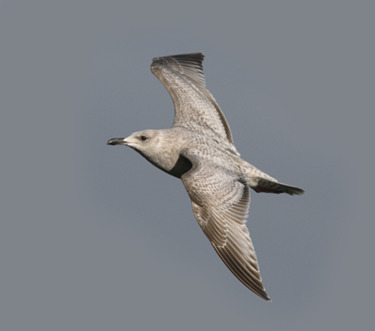
#> input picture 2021csm1002_cv_assignment01/images/1.jpg, 375 x 331 px; its folder holds only this picture in this run
$ python Task2.py
#> lines starting #> are read from the running program, lines starting #| are printed output that depends on the picture; long printed decimals are rounded
#> in task2, image is the input picture: shape (331, 375, 3); mean R, G, B 127.6, 131.2, 136.5
from skimage import io
from skimage.color import rgb2gray
from skimage import io
from skimage.color import rgb2gray
from skimage import data
from skimage.transform import rescale, resize, downscale_local_mean
import matplotlib.pyplot as plt
import numpy as np
import os
from os import listdir
import cv2

def my_convolve_pad(img, gaussian_filter_2d):
    gaussian_2d_out = []
    filter_size = gaussian_filter_2d.shape[0]
    k = int((filter_size - 1)/2)
    pad_img = np.pad(img, (k, ), 'constant',
                     constant_values=(0, 0))
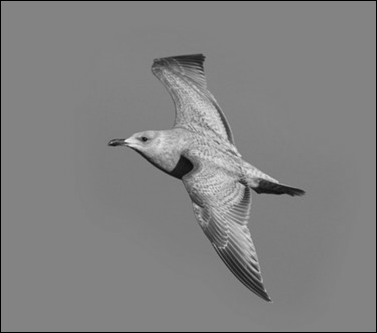
#> pad_img: shape (333, 377) float64; min 0, max 242.9, mean 129.4

    # print(pad_img.shape)
    for i in range(k, pad_img.shape[0]-k):
        temp = []
        for j in range(k, pad_img.shape[1]-k):
            mat = pad_img[i-k:i+k+1, j-k:j+k+1]
            temp.append(np.sum(gaussian_filter_2d * mat))
        gaussian_2d_out.append(temp)
#> after the loop, gaussian_2d_out = 331 items
    return np.array(gaussian_2d_out)
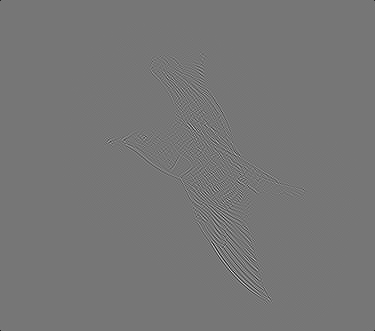
#> returned value: shape (331, 375) float64; min -176.7, max 203, mean 0; drawn with min black and max white

def BlurOrNot(grayImage,threshold=120):

    grayImage = grayImage*255
    Lx = np.array([[-1, 2, -1], [2, -4, 2], [-1, 2, -1]],np.float32)
    # Lx = np.array([[0, 1, 0], [1, -4, 1], [0, 1, 0]],np.float32)
    # blur = laplace(grayImage,ksize=3)
    blur = my_convolve_pad(grayImage,Lx)
    score = np.var(blur)
#> score = 142.8
    return blur,score,score < threshold


input_path = "./images/"

def load_data(input_path):
    imgs=[]
    for images in os.listdir(input_path):

        # check if the image ends with png or jpg or jpeg
        if (images.endswith(".png") or images.endswith(".jpg")\
            or images.endswith(".jpeg") or images.endswith(".bmp")):
            imgs.append(images)

    return imgs


def task2():
    images = load_data(input_path)
    print(images)
    scores=[]
    isblurs=[]
    for img in images:
        image = io.imread(input_path+img)
        grayImage = rgb2gray(image)
        # [17 lines of commented-out code are left out]
        blur,score,isBlur = BlurOrNot(grayImage)
#> score = 142.8; isBlur = False
        scores.append(score/255)
        isblurs.append(isBlur)

    mini = min(scores)
#> mini = 0.56
    maxi = max(scores)
#> maxi = 0.56
    print('scores',scores)
#| scores [0.5601]
    print("max",maxi)
#| max 0.5601
    print("min",mini)
#| min 0.5601

    probalilities=[]
    size = len(scores)
#> size = 1
    # for s in scores:
    for i in range(size):
        # if isblurs[i] == False:
        prob = ( scores[i] - mini )/ (maxi-mini)
        # else:
            # prob = ( scores[i] - mini )/ (maxi-mini)
        probalilities.append(prob)
#> this loop made 1 pass
#> prob on pass 1: nan
#> after the loop, probalilities = [nan]

    print('probablities',probalilities)
#| probablities [nan]


    # fig, axarr = plt.subplots(3, 3, figsize=(20, 15))

    for i in range(size):
        image = io.imread(input_path+images[i])
        plt.imshow(image)
        plt.figtext(0, 0, "Image Blur :" + str(isblurs[i]) + "score : " + str(score) + " Normalized_score : " + str(probalilities[i]) , fontsize = 10,bbox={"facecolor":"orange", "alpha":0.5})
        plt.show()


task2()
# [22 lines of commented-out code are left out]

$ run again, on 2021csm1002_cv_assignment01/images/6.jpg
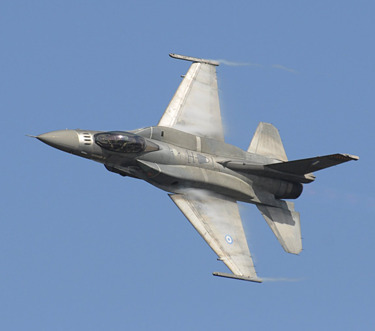
#> input picture 2021csm1002_cv_assignment01/images/6.jpg, 375 x 331 px
#> in task2, image is the input picture: shape (331, 375, 3); mean R, G, B 119.8, 145, 180.2
#> in my_convolve_pad, `pad_img = np.pad(img, (k, ), 'constant', constant_values=(0, 0))`:
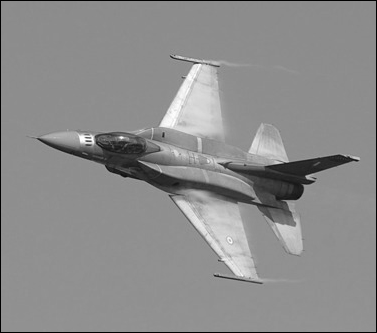
#> pad_img: shape (333, 377) float64; min 0, max 255, mean 140.6
#> after the loop in my_convolve_pad, `for i in range(k, pad_img.shape[0]-k):`: gaussian_2d_out = 331 items
#> in my_convolve_pad, `return np.array(gaussian_2d_out)`:
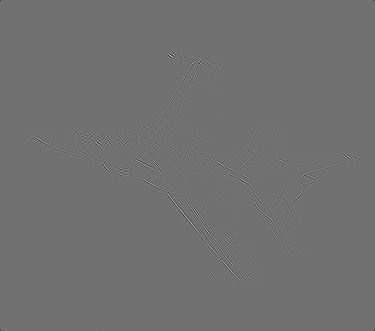
#> returned value: shape (331, 375) float64; min -186.5, max 235, mean 0; drawn with min black and max white
#> in BlurOrNot, `score = np.var(blur)`: score = 118.8
#> in task2, `blur,score,isBlur = BlurOrNot(grayImage)`: isBlur = True
#> mini = 0.466
#| scores [0.466]
#| max 0.466
#| min 0.466
#> size = 1
#> the loop in task2, `for i in range(size):` made 1 pass
#> prob on pass 1: nan
#> after the loop in task2, `for i in range(size):`: probalilities = [nan]
#| probablities [nan]

$ run again, on 2021csm1002_cv_assignment01/images/2.jpg
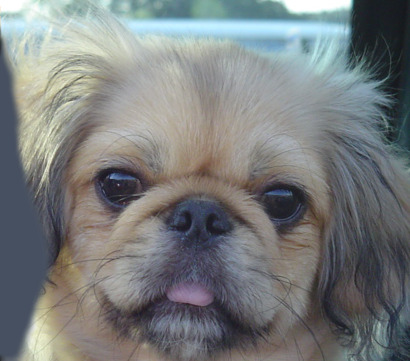
#> input picture 2021csm1002_cv_assignment01/images/2.jpg, 410 x 361 px
#> in task2, image is the input picture: shape (361, 410, 3); mean R, G, B 121.2, 124.5, 125
#> in my_convolve_pad, `pad_img = np.pad(img, (k, ), 'constant', constant_values=(0, 0))`:
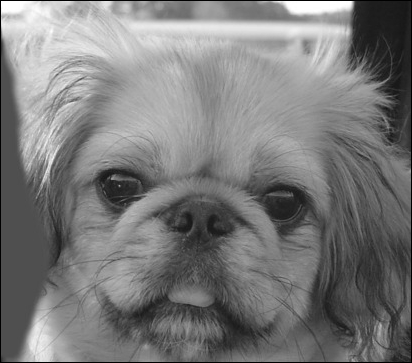
#> pad_img: shape (363, 412) float64; min 0, max 255, mean 122.5
#> after the loop in my_convolve_pad, `for i in range(k, pad_img.shape[0]-k):`: gaussian_2d_out = 361 items
#> in my_convolve_pad, `return np.array(gaussian_2d_out)`:
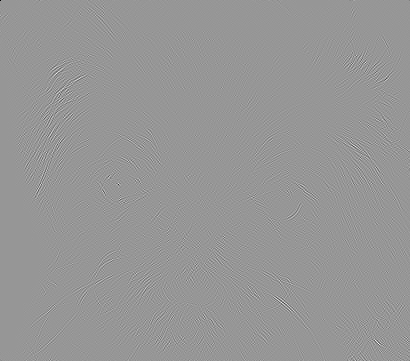
#> returned value: shape (361, 410) float64; min -255, max 176.1, mean 0; drawn with min black and max white
#> in BlurOrNot, `score = np.var(blur)`: score = 177.4
#> in task2, `blur,score,isBlur = BlurOrNot(grayImage)`: isBlur = False
#> mini = 0.696
#| scores [0.6958]
#| max 0.6958
#| min 0.6958
#> size = 1
#> the loop in task2, `for i in range(size):` made 1 pass
#> prob on pass 1: nan
#> after the loop in task2, `for i in range(size):`: probalilities = [nan]
#| probablities [nan]

$ run again, on 2021csm1002_cv_assignment01/images/4.jpg
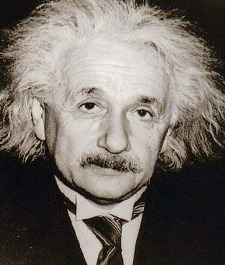
#> input picture 2021csm1002_cv_assignment01/images/4.jpg, 225 x 265 px
#> in task2, image is the input picture: shape (265, 225, 3); mean R, G, B 115.7, 108.7, 102.6
#> in my_convolve_pad, `pad_img = np.pad(img, (k, ), 'constant', constant_values=(0, 0))`:
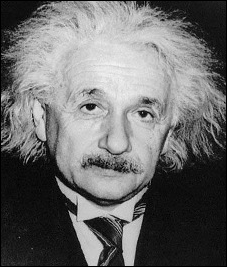
#> pad_img: shape (267, 227) float64; min 0, max 247.8, mean 108
#> after the loop in my_convolve_pad, `for i in range(k, pad_img.shape[0]-k):`: gaussian_2d_out = 265 items
#> in my_convolve_pad, `return np.array(gaussian_2d_out)`:
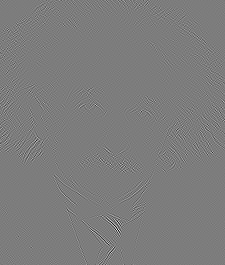
#> returned value: shape (265, 225) float64; min -657.6, max 683.7, mean 0; drawn with min black and max white
#> in BlurOrNot, `score = np.var(blur)`: score = 2808.5
#> in task2, `blur,score,isBlur = BlurOrNot(grayImage)`: isBlur = False
#> mini = 11.01
#| scores [11.014]
#| max 11.014
#| min 11.014
#> size = 1
#> the loop in task2, `for i in range(size):` made 1 pass
#> prob on pass 1: nan
#> after the loop in task2, `for i in range(size):`: probalilities = [nan]
#| probablities [nan]
